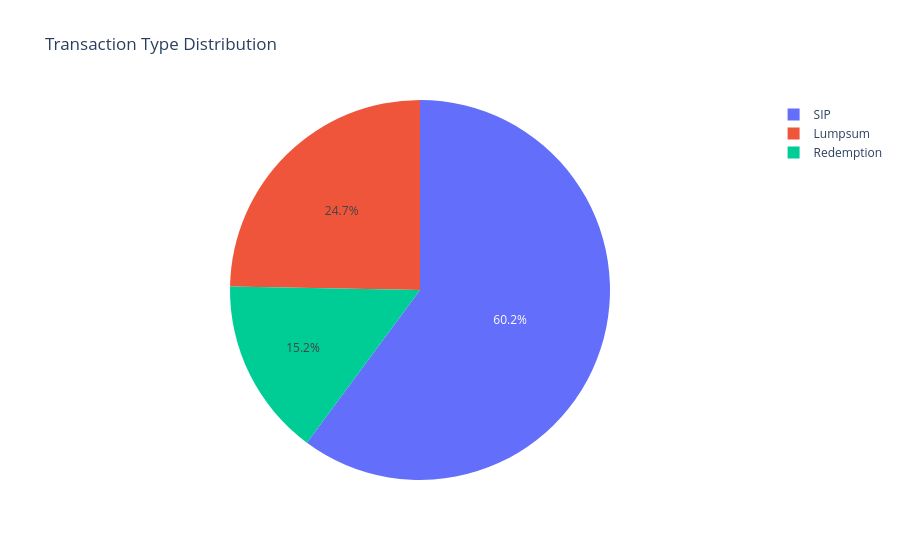

Here is the notebook cell this chart was saved with:
### Markdown cell above
## 13. Transaction Type Overview

### Code cell
tx_type_counts = investor_tx['transaction_type'].value_counts().reset_index()
tx_type_counts.columns = ['transaction_type', 'count']

fig = px.pie(tx_type_counts, values='count', names='transaction_type', title='Transaction Type Distribution')
fig.write_image("reports/figures/13_transaction_type_pie.png", width=800, height=500, scale=2)
fig.show()

### Figure 1 — Plotly figure (JSON) as saved in the notebook; plotly's stock layout.template omitted (floating-point values rounded to 4 significant figures)
{"data": [{"domain": {"x": [0.0, 1.0], "y": [0.0, 1.0]}, "hovertemplate": "transaction_type=%{label}<br>count=%{value}<extra></extra>", "labels": ["SIP", "Lumpsum", "Redemption"], "legendgroup": "", "name": "", "showlegend": true, "type": "pie", "values": [19716, 8095, 4967]}], "layout": {"legend": {"tracegroupgap": 0}, "title": {"text": "Transaction Type Distribution"}}}
